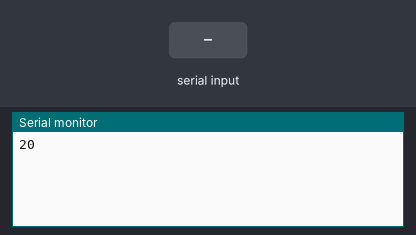
A sketch run on a simulated Arduino Nano, built with avr-gcc and run on an emulated ATmega328P. On the bench: the last lines printed to the serial monitor. The inputs (shaded band) are chosen by the test bench.

Above: at 1.2 s.
1.3 s: "90,45\n" received over Serial
At 2.5 s:
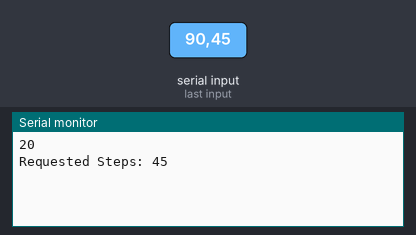
2.8 s: "30,150\n" received over Serial
At 3.8 s:
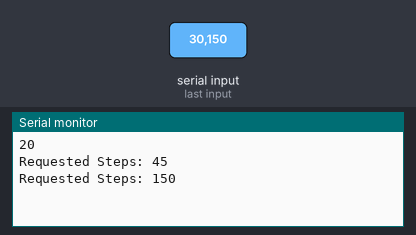

The sketch:

Test.ino
```cpp
void setup() {
  // initialize serial:
  Serial.begin(9600);
  Serial.println(A6);
}

void loop() {
  // if there's any serial available, read it:
  while (Serial.available() > 0) {

    // look for the next valid integer in the incoming serial stream:
    int steps = Serial.parseInt();

    // look for the newline. That's the end of your sentence:
    if (Serial.read() == '\n') {

      Serial.print("Requested Steps: ");
      Serial.println(steps);
    }
  }
}
```

Measured:
- after the input at 1.3 s, the serial monitor: prints a new line at once (image 1)
- after the input at 2.8 s, the serial monitor: prints a new line at once (image 2)
